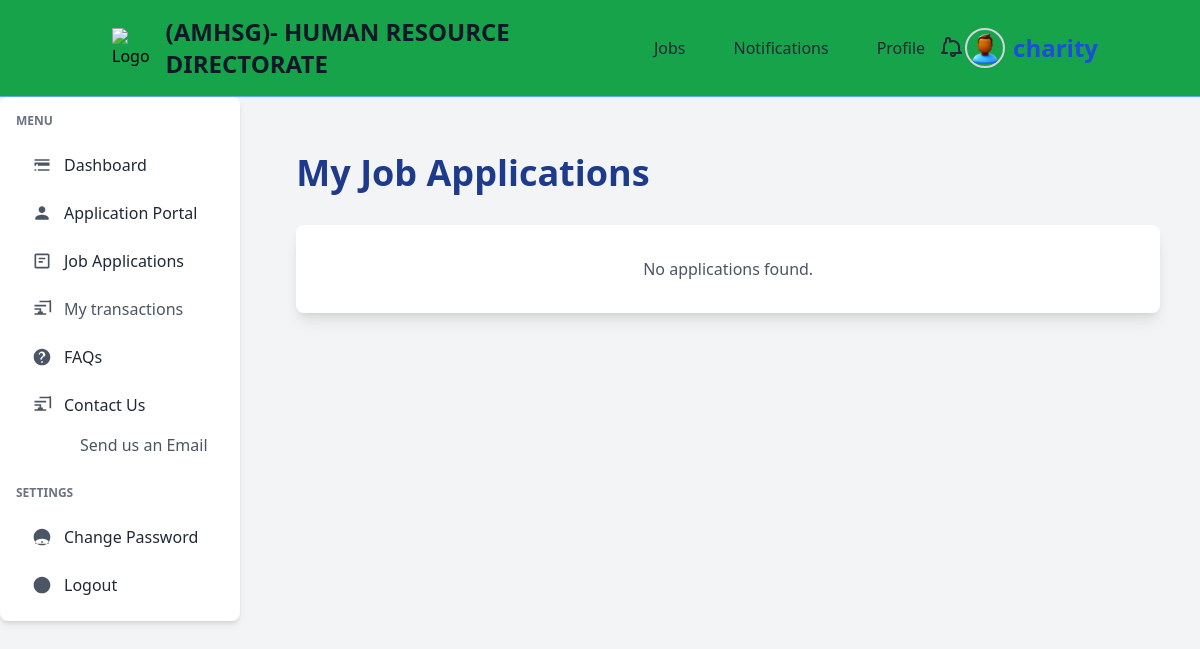
Page /job-applications/ (signed in) on the earlier database version.
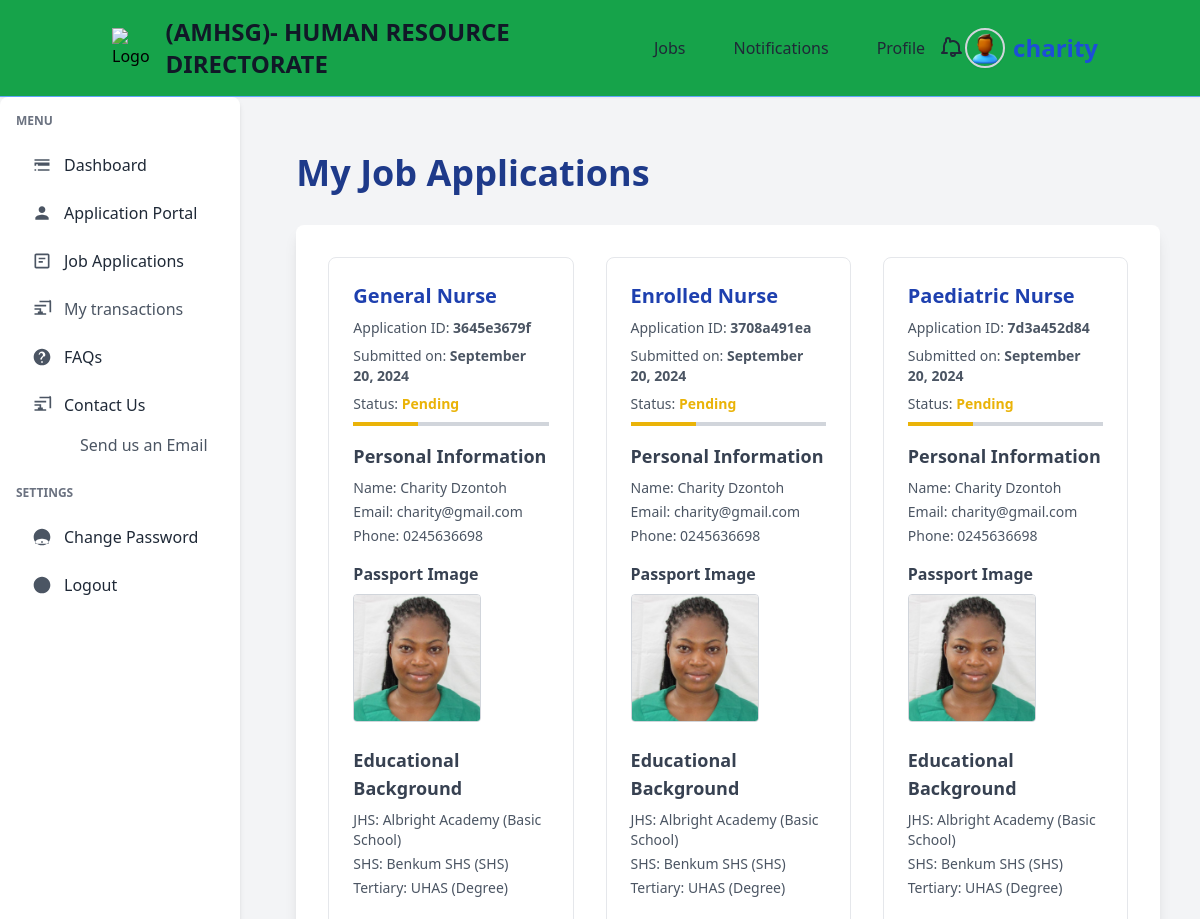
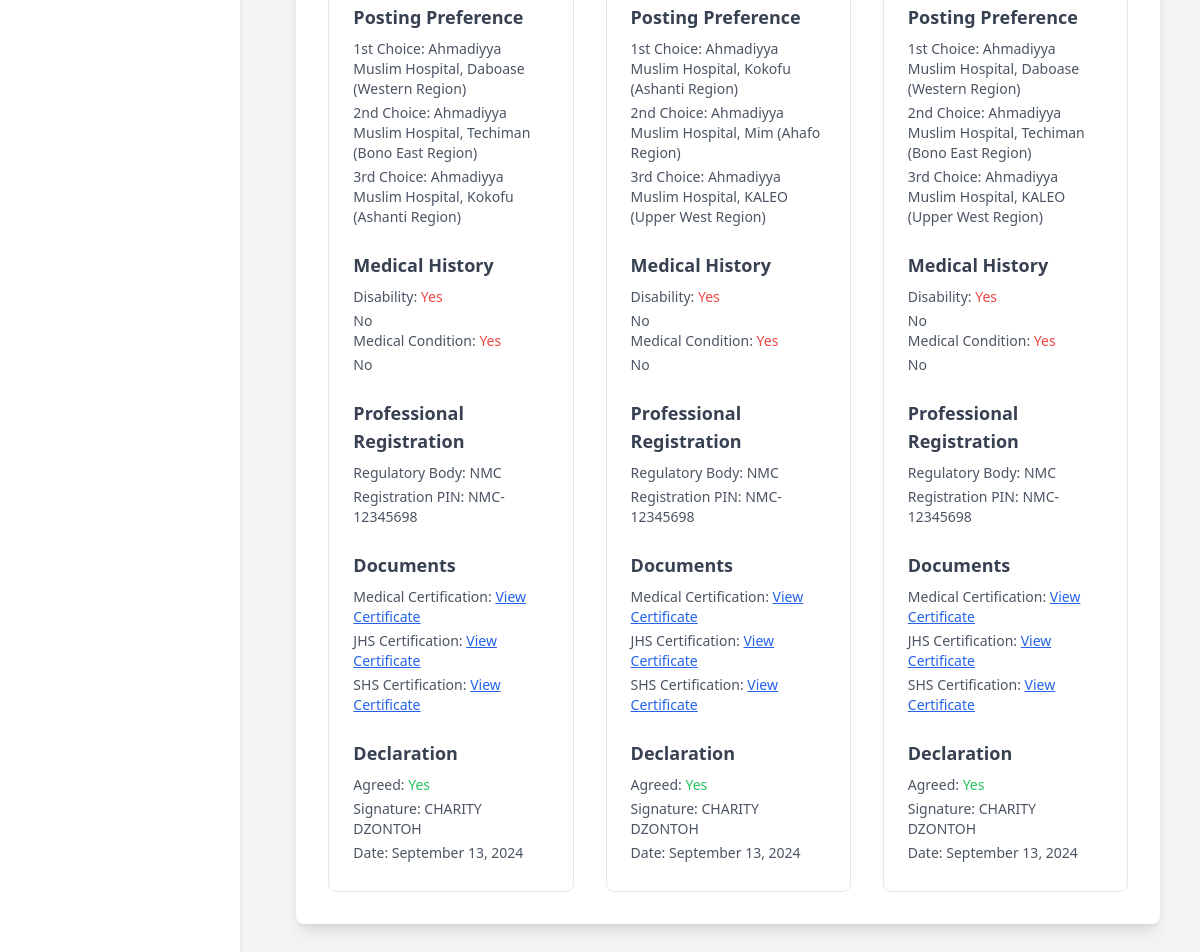
Same page on the later database version (2 pictures, top to bottom).
### application_portal/models.py (models this page shows, shortened)
class Application(models.Model):
    personal_information = models.ForeignKey(PersonalInformation, on_delete=models.CASCADE)
    educational_background = models.ForeignKey(EducationalBackground, on_delete=models.CASCADE)
    medical_history = models.ForeignKey(MedicalHistory, on_delete=models.CASCADE)
    professional_registration = models.ForeignKey(ProfessionalRegistration, on_delete=models.CASCADE, blank=True, null=True)
    posting_preference = models.ForeignKey(PostingPreference, on_delete=models.CASCADE)
    medical_certification = models.ForeignKey(MedicalCertification, on_delete=models.CASCADE)
    addendum = models.ForeignKey(Addendum, on_delete=models.CASCADE)  # Replace '1' with the ID of an existing Addendum
    declaration = models.ForeignKey(Declaration, on_delete=models.CASCADE, default=1)
    status = models.CharField(max_length=50, choices=[('under review', 'Under Review'), ('pending', 'Pending'), ('accepted', 'Accepted')])
    date_submitted = models.DateTimeField(auto_now_add=True)
    user = models.ForeignKey(User, on_delete=models.CASCADE)
    job = models.ForeignKey(Job, on_delete=models.CASCADE)
    application_id = models.CharField(max_length=100, unique=True, default=generate_application_id)
    class Meta:
        unique_together = ('user', 'job')

class PersonalInformation(models.Model):
    user = models.OneToOneField(User, on_delete=models.CASCADE)
    title = models.CharField(max_length=10, choices=[('mr', 'Mr'), ('mrs', 'Mrs'), ('ms', 'Ms')])
    email = models.EmailField()
    first_name = models.CharField(max_length=50)
    surname = models.CharField(max_length=50)
    other_names = models.CharField(max_length=100, blank=True, null=True)
    dob = models.DateField()
    ghana_card_number = models.CharField(max_length=50, default="none")
    telephone = models.CharField(max_length=15)
    birthplace = models.CharField(max_length=100)
    marital_status = models.CharField(max_length=20, choices=[('single', 'Single'), ('married', 'Married'), ('divorced', 'Divorced/Separated'), ('widow', 'Widow')])
    gender = models.CharField(max_length=10, choices=[('male', 'Male'), ('female', 'Female')])
    fathers_name = models.CharField(max_length=100)
    fathers_occupation = models.CharField(max_length=100)
    mothers_name = models.CharField(max_length=100)
    mothers_occupation = models.CharField(max_length=100)
    next_of_kin = models.CharField(max_length=100)
    next_of_kin_occupation = models.CharField(max_length=100)
    contact_person = models.CharField(max_length=100)
    relation = models.CharField(max_length=50)
    contact_address = models.CharField(max_length=255)
    passport_picture = models.ImageField(upload_to='passport_pictures/')

class EducationalBackground(models.Model):
    user = models.ForeignKey(User, on_delete=models.CASCADE)
    JHS_level = models.CharField(max_length=50, default="none")
    JHS_school = models.CharField(max_length=100, default="none")
    JHS_field_of_study = models.CharField(max_length=100, default="none")
    JHS_date_started = models.DateField(default=timezone.now)
    JHS_date_completed = models.DateField(default=timezone.now)
    JHS_certificates = models.FileField(upload_to='certificates/JHS/', blank=True, null=True)
    SHS_level = models.CharField(max_length=50, default="none")
    SHS_school = models.CharField(max_length=100, default="none")
    SHS_field_of_study = models.CharField(max_length=100, default="none")
    SHS_date_started = models.DateField(default=timezone.now)
    SHS_date_completed = models.DateField(default=timezone.now)
    SHS_certificates = models.FileField(upload_to='certificates/SHS/', blank=True, null=True)
    TERTIARY_level = models.CharField(max_length=50, default="none")
    TERTIARY_school = models.CharField(max_length=100, default="none")
    TERTIARY_field_of_study = models.CharField(max_length=100, default="none")
    TERTIARY_date_started = models.DateField(default=timezone.now)
    TERTIARY_date_completed = models.DateField(default=timezone.now)
    TERTIARY_certificates = models.FileField(upload_to='certificates/TERTIARY/', blank=True, null=True)

class PostingPreference(models.Model):
    user = models.ForeignKey(User, on_delete=models.CASCADE)  # Changed from OneToOneField to ForeignKey
    job = models.ForeignKey(Job, on_delete=models.CASCADE, default=1)
    first_choice_region = models.ForeignKey(Region, on_delete=models.CASCADE, related_name="first_choice_region", null=True, blank=True)
    first_choice_facility = models.ForeignKey(Facility, on_delete=models.CASCADE, related_name="first_choice_facility", null=True, blank=True)
    second_choice_region = models.ForeignKey(Region, on_delete=models.CASCADE, related_name="second_choice_region", null=True, blank=True)
    second_choice_facility = models.ForeignKey(Facility, on_delete=models.CASCADE, related_name="second_choice_facility", null=True, blank=True)
    third_choice_region = models.ForeignKey(Region, on_delete=models.CASCADE, related_name="third_choice_region", null=True, blank=True)
    third_choice_facility = models.ForeignKey(Facility, on_delete=models.CASCADE, related_name="third_choice_facility", null=True, blank=True)
    class Meta:
        constraints = [
            models.UniqueConstraint(fields=['user', 'job'], name='unique_user_job_preference')
        ]

class Facility(models.Model):
    facility_name = models.CharField(max_length=50, default="none")
    town_name = models.CharField(max_length=50, default="none")
    region = models.ForeignKey(Region, on_delete=models.CASCADE, related_name='facilities')  # Add this field

class Region(models.Model):
    region_name = models.CharField(max_length=50, default="none")

class MedicalHistory(models.Model):
    user = models.OneToOneField(User, on_delete=models.CASCADE)
    physical_disability = models.BooleanField()
    disability_details = models.TextField(blank=True, null=True)
    medical_condition = models.BooleanField()
    condition_details = models.TextField(blank=True, null=True)

class ProfessionalRegistration(models.Model):
    user = models.ForeignKey(User, on_delete=models.CASCADE)
    regulatory_body = models.CharField(max_length=100)
    registration_pin = models.CharField(max_length=50)
    date_received = models.DateField()
    license_cert = models.FileField(upload_to='license_cert/', blank=True, null=True)

class Declaration(models.Model):
    user = models.OneToOneField(User, on_delete=models.CASCADE)
    agree = models.BooleanField()
    date = models.DateField()
    signature = models.CharField(max_length=100)

### jobs/models.py (models this page shows, shortened)
class Job(models.Model):
    title = models.CharField(max_length=255, default="none")
    company = models.CharField(max_length=255, default="none")  # Name of the company offering the job
    location = models.CharField(max_length=255, default="none")
    description = models.TextField()
    responsibilities = models.TextField(help_text="List of job responsibilities", default="none")  # New field for responsibilities
    requirements = models.TextField(help_text="List of job requirements", default="none")  # New field for requirements
    salary = models.CharField(max_length=100, blank=True, null=True, help_text="Salary range or amount")  # Optional salary field
    posted_date = models.DateField(auto_now_add=True, blank=True, null=True)
    application_deadline = models.DateField(null=True, blank=True, help_text="Deadline to apply for the job")  # New field for application deadline
    class Meta:
        ordering = ['-posted_date']  # Orders job listings by the most recent first

### application_portal/views.py (the view)
# urls.py: path('job-applications/', views.application_list, name='job-applications'),
@login_required(login_url="authentication:my-login")
def application_list(request):
    try:
        applications = Application.objects.filter(
            personal_information__user=request.user
        ).order_by('-date_submitted')
        context = {
            'applications': applications
        }
        return render(request, 'application_portal/job_applications.html', context)
    except Exception as e:
        messages.error(request, "An error occurred while fetching applications.")
        return render(request, 'application_portal/job_applications.html', {'applications': None})

### templates/application_portal/job_applications.html
{% extends 'authentication/dash-base.html' %}
{% block content %}
<div class="container mx-auto px-4 py-8">
  <h1 class="text-4xl font-bold text-blue-900 mb-8">My Job Applications</h1>
  <div class="bg-white shadow-lg rounded-lg p-8">
    {% if applications %}
      <div class="grid grid-cols-1 md:grid-cols-2 lg:grid-cols-3 gap-8">
        {% for application in applications %}
          <div class="border border-gray-200 rounded-lg p-6 hover:shadow-xl transition-shadow duration-300 relative">
            <h3 class="text-xl font-semibold text-blue-800 mb-2">{{ application.job.title }}</h3>
            <p class="text-sm text-gray-600 mb-2">Application ID: <span class="font-bold">{{ application.application_id }}</span></p>
            <p class="text-sm text-gray-600 mb-2">Submitted on: <span class="font-bold">{{ application.date_submitted|date:"F j, Y" }}</span></p>
            <p class="text-sm text-gray-600 mb-2">Status:
              {% if application.status == "pending" %}
                <span class="text-yellow-500 font-bold">Pending</span>
                <div class="bg-gray-300 h-1 w-full mt-2">
                  <div class="bg-yellow-500 h-1 w-1/3 transition-all duration-500 ease-in-out"></div>
                </div>
              {% elif application.status == "under review" %}
                <span class="text-orange-500 font-bold">Under Review</span>
                <div class="bg-gray-300 h-1 w-full mt-2">
                  <div class="bg-orange-500 h-1 w-2/3 transition-all duration-500 ease-in-out"></div>
                </div>
              {% elif application.status == "accepted" %}
                <span class="text-green-500 font-bold">Accepted</span>
                <div class="bg-gray-300 h-1 w-full mt-2">
                  <div class="bg-green-500 h-1 w-full transition-all duration-500 ease-in-out"></div>
                </div>
              {% else %}
                <span class="text-red-500 font-bold">{{ application.status }}</span>
                <div class="bg-gray-300 h-1 w-full mt-2">
                  <div class="bg-red-500 h-1 w-1/2 transition-all duration-500 ease-in-out"></div>
                </div>
              {% endif %}
            </p>
            <div class="mt-4">
              <h4 class="text-lg font-semibold text-gray-700 mb-2">Personal Information</h4>
              <p class="text-sm text-gray-600 mb-1">Name: {{ application.personal_information.first_name }} {{ application.personal_information.surname }}</p>
              <p class="text-sm text-gray-600 mb-1">Email: {{ application.personal_information.email }}</p>
              <p class="text-sm text-gray-600 mb-1">Phone: {{ application.personal_information.telephone }}</p>
              <div class="mt-4">
                <h5 class="text-md font-semibold text-gray-700">Passport Image</h5>
                <img src="{{ application.personal_information.passport_picture.url }}" alt="Passport Image" class="w-32 h-32 object-cover mt-2 border border-gray-300 rounded">
              </div>
            </div>
            <div class="mt-6">
              <h4 class="text-lg font-semibold text-gray-700 mb-2">Educational Background</h4>
              <p class="text-sm text-gray-600 mb-1">JHS: {{ application.educational_background.JHS_school }} ({{ application.educational_background.JHS_level }})</p>
              <p class="text-sm text-gray-600 mb-1">SHS: {{ application.educational_background.SHS_school }} ({{ application.educational_background.SHS_level }})</p>
              <p class="text-sm text-gray-600 mb-1">Tertiary: {{ application.educational_background.TERTIARY_school }} ({{ application.educational_background.TERTIARY_level }})</p>
            </div>
            <div class="mt-6">
              <h4 class="text-lg font-semibold text-gray-700 mb-2">Posting Preference</h4>
              <p class="text-sm text-gray-600 mb-1">1st Choice: {{ application.posting_preference.first_choice_facility.facility_name }} ({{ application.posting_preference.first_choice_region.region_name }})</p>
              <p class="text-sm text-gray-600 mb-1">2nd Choice: {{ application.posting_preference.second_choice_facility.facility_name }} ({{ application.posting_preference.second_choice_region.region_name }})</p>
              <p class="text-sm text-gray-600 mb-1">3rd Choice: {{ application.posting_preference.third_choice_facility.facility_name }} ({{ application.posting_preference.third_choice_region.region_name }})</p>
            </div>
            <div class="mt-6">
              <h4 class="text-lg font-semibold text-gray-700 mb-2">Medical History</h4>
              <p class="text-sm text-gray-600 mb-1">Disability:
                {% if application.medical_history.physical_disability %}
                  <span class="text-red-500">Yes</span>
                  <p class="text-sm text-gray-600">{{ application.medical_history.disability_details }}</p>
                {% else %}
                  <span>No</span>
                {% endif %}
              </p>
              <p class="text-sm text-gray-600 mb-1">Medical Condition:
                {% if application.medical_history.medical_condition %}
                  <span class="text-red-500">Yes</span>
                  <p class="text-sm text-gray-600">{{ application.medical_history.condition_details }}</p>
                {% else %}
                  <span>No</span>
                {% endif %}
              </p>
            </div>
            <div class="mt-6">
              <h4 class="text-lg font-semibold text-gray-700 mb-2">Professional Registration</h4>
              <p class="text-sm text-gray-600 mb-1">Regulatory Body: {{ application.professional_registration.regulatory_body }}</p>
              <p class="text-sm text-gray-600 mb-1">Registration PIN: {{ application.professional_registration.registration_pin }}</p>
            </div>
            <div class="mt-6">
              <h4 class="text-lg font-semibold text-gray-700 mb-2">Documents</h4>
              <p class="text-sm text-gray-600 mb-1">Medical Certification:
                {% if application.medical_certification.medical_cert %}
                  <a href="{{ application.medical_certification.medical_cert.url }}" class="text-blue-600 underline" target="_blank">View Certificate</a>
                {% else %}
                  <span class="text-red-500">Not uploaded</span>
                {% endif %}
              </p>
              <p class="text-sm text-gray-600 mb-1">JHS Certification:
                {% if application.educational_background.JHS_certificates %}
                  <a href="{{ application.educational_background.JHS_certificates.url }}" class="text-blue-600 underline" target="_blank">View Certificate</a>
                {% else %}
                  <span class="text-red-500">Not uploaded</span>
                {% endif %}
              </p>
              <p class="text-sm text-gray-600 mb-1">SHS Certification:
                {% if application.educational_background.SHS_certificates %}
                  <a href="{{ application.educational_background.SHS_certificates.url }}" class="text-blue-600 underline" target="_blank">View Certificate</a>
                {% else %}
                  <span class="text-red-500">Not uploaded</span>
                {% endif %}
              </p>
            </div>
            <div class="mt-6">
              <h4 class="text-lg font-semibold text-gray-700 mb-2">Declaration</h4>
              <p class="text-sm text-gray-600 mb-1">Agreed:
                {% if application.declaration.agree %}
                  <span class="text-green-500">Yes</span>
                {% else %}
                  <span class="text-red-500">No</span>
                {% endif %}
              </p>
              <p class="text-sm text-gray-600 mb-1">Signature: {{ application.declaration.signature }}</p>
              <p class="text-sm text-gray-600 mb-1">Date: {{ application.declaration.date|date:"F j, Y" }}</p>
            </div>
          </div>
        {% endfor %}
      </div>
    {% else %}
      <p class="text-gray-600 text-center">No applications found.</p>
    {% endif %}
  </div>
</div>
{% endblock %}

Differences in the rows shown:
added Application: job "General Nurse", application_id "3645e3679f", date_submitted "September 20, 2024", status "Pending", personal_information.first_name "Charity", personal_information.surname "Dzontoh", personal_information.email "charity@gmail.com", personal_information.telephone "0245636698", personal_information.passport_picture (picture), educational_background.JHS_school "Albright Academy", educational_background.JHS_level "Basic School", educational_background.SHS_school "Benkum SHS", educational_background.SHS_level "SHS", educational_background.TERTIARY_school "UHAS", educational_background.TERTIARY_level "Degree", posting_preference.first_choice_facility.facility_name "Ahmadiyya Muslim Hospital, Daboase", posting_preference.first_choice_region.region_name "Western Region", posting_preference.second_choice_facility.facility_name "Ahmadiyya Muslim Hospital, Techiman", posting_preference.second_choice_region.region_name "Bono East Region", posting_preference.third_choice_facility.facility_name "Ahmadiyya Muslim Hospital, Kokofu", posting_preference.third_choice_region.region_name "Ashanti Region", medical_history.disability_details "No", medical_history.condition_details "No", professional_registration.regulatory_body "NMC", professional_registration.registration_pin "NMC-12345698", shows "Yes", declaration.signature "CHARITY DZONTOH", declaration "September 13, 2024"
added Application: job "Enrolled Nurse", application_id "3708a491ea", date_submitted "September 20, 2024", status "Pending", personal_information.first_name "Charity", personal_information.surname "Dzontoh", personal_information.email "charity@gmail.com", personal_information.telephone "0245636698", personal_information.passport_picture (picture), educational_background.JHS_school "Albright Academy", educational_background.JHS_level "Basic School", educational_background.SHS_school "Benkum SHS", educational_background.SHS_level "SHS", educational_background.TERTIARY_school "UHAS", educational_background.TERTIARY_level "Degree", posting_preference.first_choice_facility.facility_name "Ahmadiyya Muslim Hospital, Kokofu", posting_preference.first_choice_region.region_name "Ashanti Region", posting_preference.second_choice_facility.facility_name "Ahmadiyya Muslim Hospital, Mim", posting_preference.second_choice_region.region_name "Ahafo Region", posting_preference.third_choice_facility.facility_name "Ahmadiyya Muslim Hospital, KALEO", posting_preference.third_choice_region.region_name "Upper West Region", medical_history.disability_details "No", medical_history.condition_details "No", professional_registration.regulatory_body "NMC", professional_registration.registration_pin "NMC-12345698", shows "Yes", declaration.signature "CHARITY DZONTOH", declaration "September 13, 2024"
added Application: job "Paediatric Nurse", application_id "7d3a452d84", date_submitted "September 20, 2024", status "Pending", personal_information.first_name "Charity", personal_information.surname "Dzontoh", personal_information.email "charity@gmail.com", personal_information.telephone "0245636698", personal_information.passport_picture (picture), educational_background.JHS_school "Albright Academy", educational_background.JHS_level "Basic School", educational_background.SHS_school "Benkum SHS", educational_background.SHS_level "SHS", educational_background.TERTIARY_school "UHAS", educational_background.TERTIARY_level "Degree", posting_preference.first_choice_facility.facility_name "Ahmadiyya Muslim Hospital, Daboase", posting_preference.first_choice_region.region_name "Western Region", posting_preference.second_choice_facility.facility_name "Ahmadiyya Muslim Hospital, Techiman", posting_preference.second_choice_region.region_name "Bono East Region", posting_preference.third_choice_facility.facility_name "Ahmadiyya Muslim Hospital, KALEO", posting_preference.third_choice_region.region_name "Upper West Region", medical_history.disability_details "No", medical_history.condition_details "No", professional_registration.regulatory_body "NMC", professional_registration.registration_pin "NMC-12345698", shows "Yes", declaration.signature "CHARITY DZONTOH", declaration "September 13, 2024"
Other differences:
text no longer shown: "No applications found."
